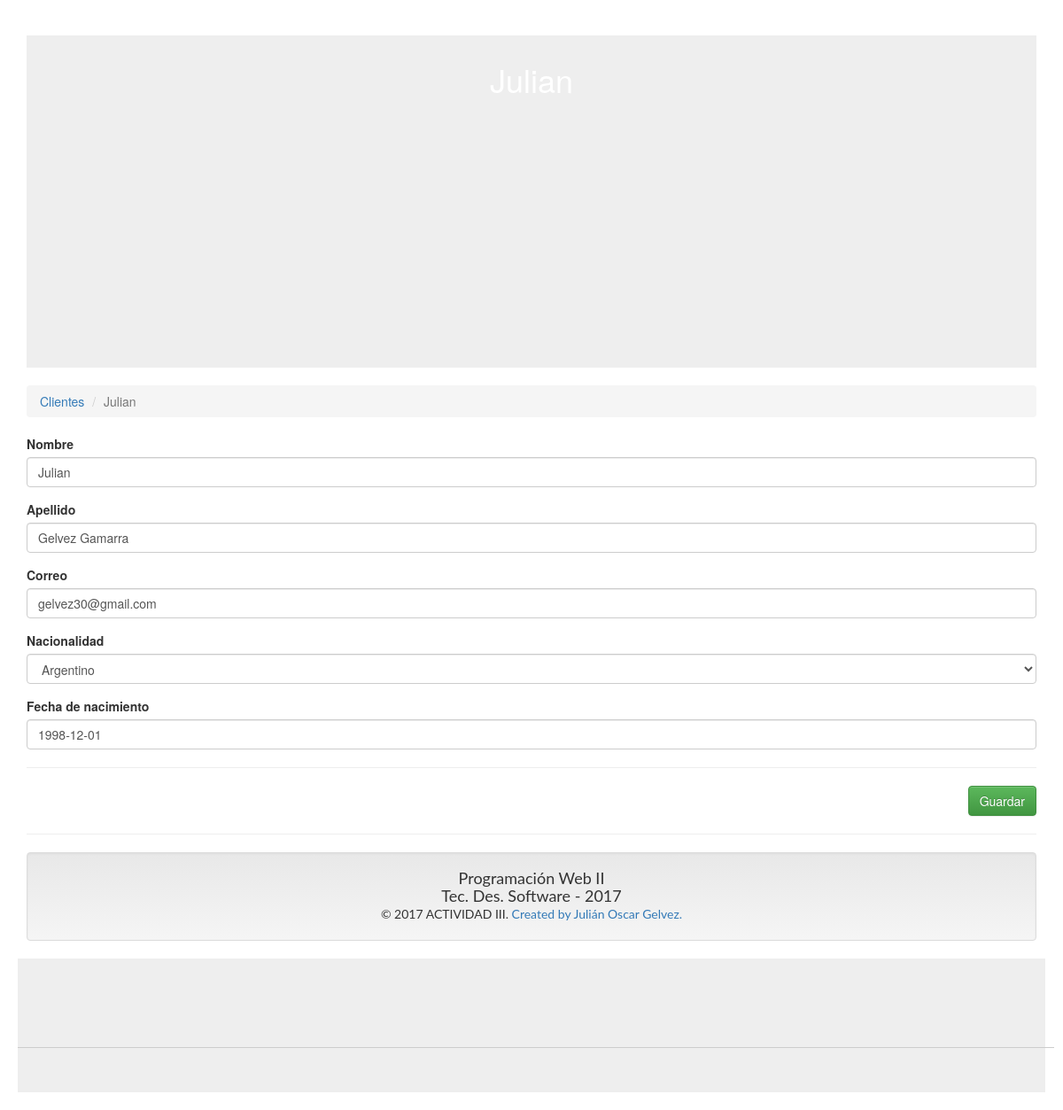
Screenshot of /?c=Cliente&a=Crud&id=1 with the database file from the repository.
### tables this page shows
CREATE TABLE `cliente` (
  `id` int(11) NOT NULL,
  `Nombre` varchar(50) NOT NULL DEFAULT '0',
  `Apellido` varchar(50) NOT NULL DEFAULT '0',
  `Nacionalidad` text NOT NULL,
  `FechaNacimiento` varchar(20) DEFAULT NULL,
  `FechaRegistro` varchar(20) DEFAULT NULL,
  `Correo` varchar(50) NOT NULL
);

### controller/cliente.controller.php (called while the page is built, shortened)
<?php
require_once 'model/cliente.php';
class ClienteController{
    private $model;
    public function __CONSTRUCT(){
        $this->model = new Cliente();
    }
    public function Crud(){
        $alm = new Cliente();
        if(isset($_REQUEST['id'])){
            $alm = $this->model->Obtener($_REQUEST['id']);
        }
        require 'view/header.php';
        require 'view/cliente/cliente-editar.php';
        require 'view/footer.php';
    }
}

### model/database.php (called while the page is built)
<?php
class Database
{
    public static function StartUp()
    {
        $pdo = new PDO('mysql:host=localhost;dbname=formmvc;charset=utf8', 'root', '0000');
        $pdo->setAttribute(PDO::ATTR_ERRMODE, PDO::ERRMODE_EXCEPTION);
        return $pdo;
    }
}

### model/cliente.php (called while the page is built, shortened)
<?php
class Cliente
{
	private $pdo;
	public function __CONSTRUCT()
	{
		try
		{
			$this->pdo = Database::StartUp();
		}
		catch(Exception $e)
		{
			die($e->getMessage());
		}
	}
	public function Obtener($id)
	{
		try
		{
			$stm = $this->pdo
			          ->prepare("SELECT * FROM cliente WHERE id = ?");
			$stm->execute(array($id));
			return $stm->fetch(PDO::FETCH_OBJ);
		} catch (Exception $e)
		{
			die($e->getMessage());
		}
	}
}

### view/cliente/cliente-editar.php (the view, shortened to what this page needs)
<h1 class="page-header">
</h1>
<ol class="breadcrumb">
  <li><a href="?c=Cliente">Clientes</a></li>
  <li class="active"><?php echo $alm->id != null ? $alm->Nombre : 'Nuevo Registro'; ?></li>
</ol>
<form id="frm-cliente" action="?c=Cliente&a=Guardar" method="post" enctype="multipart/form-data">
    <div class="form-group">
        <label>Nombre</label>
        <input type="text" name="Nombre" value="<?php echo $alm->Nombre; ?>" class="form-control" placeholder="Ingrese su nombre" data-validacion-tipo="requerido|min:3" />
    </div>
    <div class="form-group">
        <label>Apellido</label>
        <input type="text" name="Apellido" value="<?php echo $alm->Apellido; ?>" class="form-control" placeholder="Ingrese su apellido" data-validacion-tipo="requerido|min:3" />
    </div>
    <div class="form-group">
        <label>Correo</label>
        <input type="text" name="Correo" value="<?php echo $alm->Correo; ?>" class="form-control" placeholder="Ingrese su correo electrónico" data-validacion-tipo="requerido|email" />
    </div>
    <div class="form-group">
        <label>Nacionalidad</label>
        <select name="Nacionalidad" class="form-control">
            <option <?php echo $alm->Nacionalidad == 1 ? 'selected' : ''; ?> value="1">Argentino</option>
        </select>
    </div>
    <div class="form-group">
        <label>Fecha de nacimiento</label>
        <input type="text" name="FechaNacimiento" value="<?php echo $alm->FechaNacimiento; ?>" class="form-control datepicker" placeholder="Ingrese su fecha de nacimiento" data-validacion-tipo="requerido" />
    </div>
    <hr />
    <div class="text-right">
        <button class="btn btn-success">Guardar</button>
    </div>
</form>

### assets/css/style.css (style rules this page uses)
body { background-color:#ffffff; }
p,h1,h2,h3,h4 { margin:0;padding:0; }
.page-header { min-height:375px;position:relative;padding:30px 0;text-align:center;color:#ffffff;background-position: center center;background-size: cover;background-color:#eeeeee; }

### rows the page displays
cliente: Nombre "Julian", Apellido "Gelvez Gamarra", Correo "gelvez30@gmail.com", Nacionalidad "Argentino", FechaNacimiento "1998-12-01"
